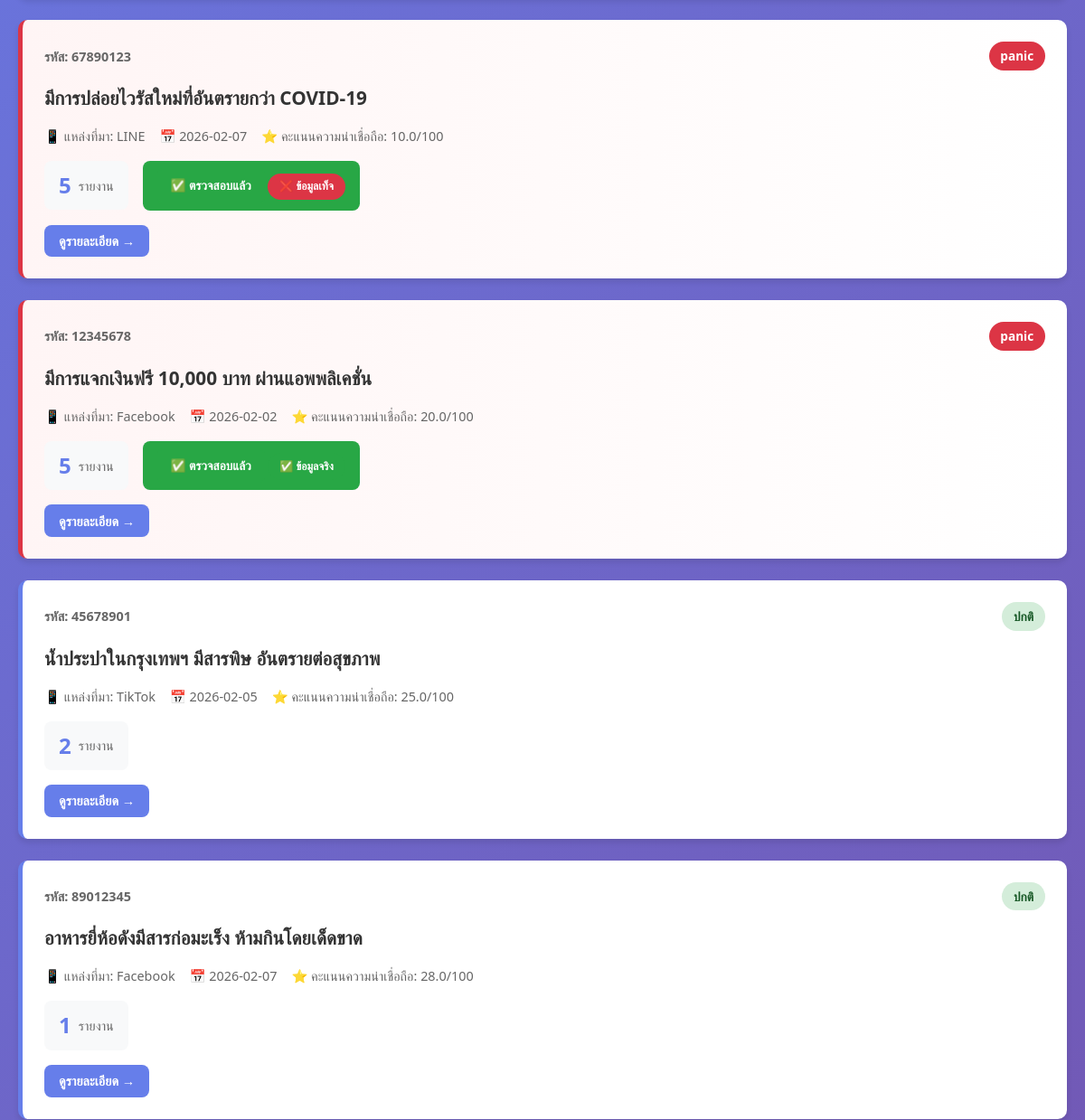
Before: / (middle part) with the older database file.
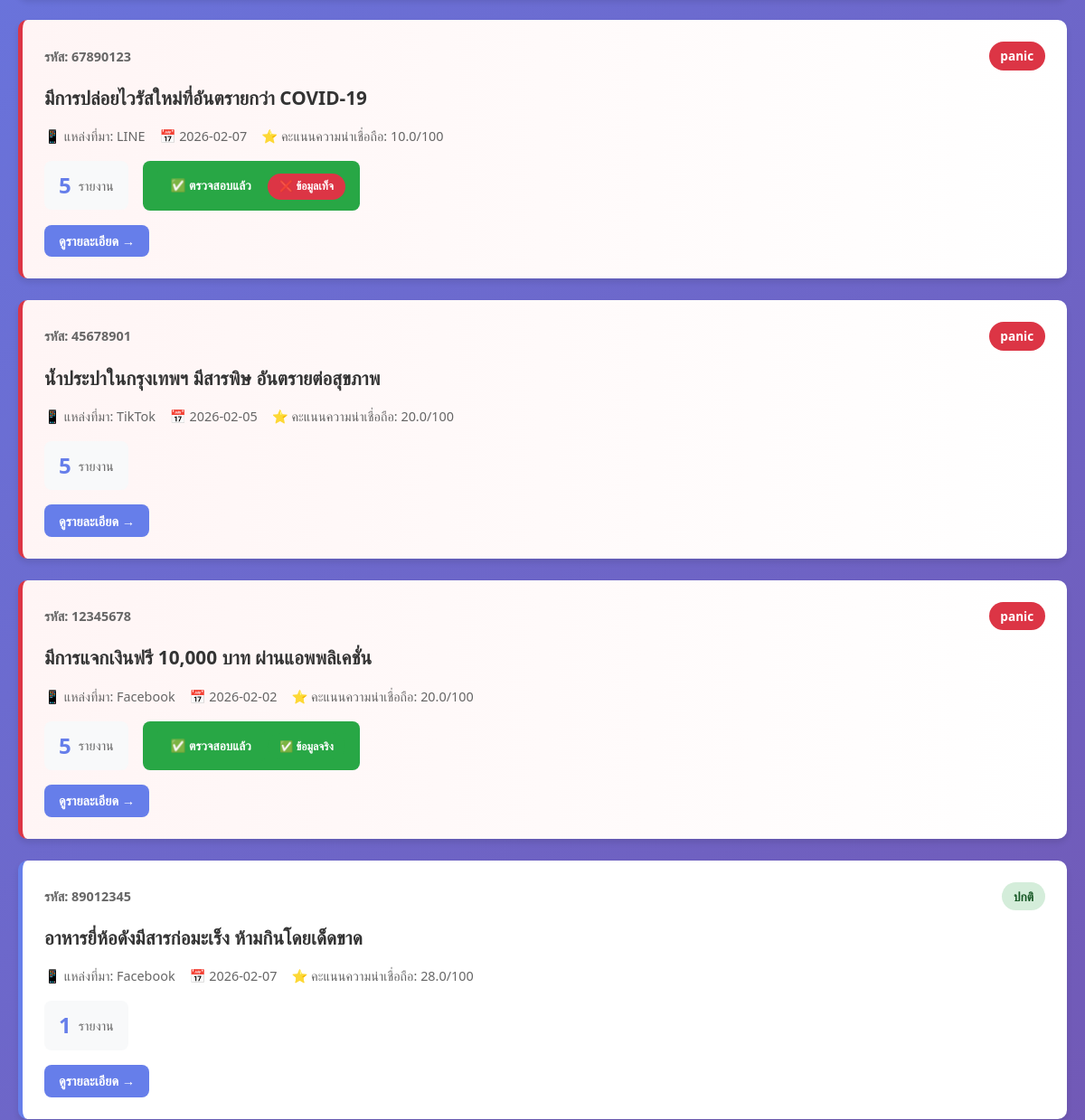
After: the same page with the newer database file.
### tables this page shows
CREATE TABLE Rumour (
            rumour_id INTEGER PRIMARY KEY CHECK(rumour_id >= 10000000 AND rumour_id <= 99999999),
            title TEXT NOT NULL,
            content TEXT,
            source TEXT NOT NULL,
            created_date TEXT NOT NULL,
            credibility_score REAL DEFAULT 50.0,
            status TEXT NOT NULL DEFAULT 'ปกติ' CHECK(status IN ('ปกติ', 'panic')),
            is_verified INTEGER DEFAULT 0,
            verification_result TEXT,
            verified_by INTEGER,
            FOREIGN KEY (verified_by) REFERENCES Users(user_id)
        );

### app.py (the view)
@app.route('/')
def index():
    rumours = RumourModel.get_all_rumours()
    return render_template('index.html', rumours=rumours)

### models/database.py (called while the page is built)
    def get_connection(self):
        return sqlite3.connect(self.db_name)

    def fetch_all(self, query, params=()):
        conn = self.get_connection()
        conn.row_factory = sqlite3.Row
        cursor = conn.cursor()
        cursor.execute(query, params)
        results = cursor.fetchall()
        conn.close()
        return results

### models/rumour.py (called while the page is built)
    @staticmethod
    def get_all_rumours():
        db = Database()
        query = """
            SELECT r.*, COUNT(rep.report_id) as report_count
            FROM Rumour r
            LEFT JOIN Report rep ON r.rumour_id = rep.rumour_id
            GROUP BY r.rumour_id
            ORDER BY report_count DESC, r.created_date DESC
        """
        return db.fetch_all(query)

### templates/index.html (shortened to what this page needs)
<!DOCTYPE html>
<html lang="th">
<head>
    <link rel="stylesheet" href="{{ url_for('static', filename='style.css') }}">
</head>
<body>
    <div class="container">
        <div class="rumour-feed">
            {% for rumour in rumours %}
                <div class="rumour-card {% if rumour.status == 'panic' %}panic{% endif %}">
                    <div class="rumour-header">
                        <span class="rumour-id">รหัส: {{ rumour.rumour_id }}</span>
                        <span class="status-badge status-{{ rumour.status }}">
                            {{ rumour.status }}
                        </span>
                    </div>
                    <h3 class="rumour-title">{{ rumour.title }}</h3>
                    <div class="rumour-info">
                        <span>📱 แหล่งที่มา: {{ rumour.source }}</span>
                        <span>📅 {{ rumour.created_date[:10] }}</span>
                        <span>⭐ คะแนนความน่าเชื่อถือ: {{ rumour.credibility_score }}/100</span>
                    </div>
                    <div class="rumour-stats">
                        <div class="stat">
                            <span class="stat-number">{{ rumour.report_count }}</span>
                            <span class="stat-label">รายงาน</span>
                        </div>
                        {% if rumour.is_verified %}
                            <div class="verified-badge">
                                <span class="badge-verified">✅ ตรวจสอบแล้ว</span>
                                {% if rumour.verification_result == 'ข้อมูลเท็จ' %}
                                    <span class="badge-false">❌ ข้อมูลเท็จ</span>
                                {% elif rumour.verification_result == 'ข้อมูลจริง' %}
                                    <span class="badge-true">✅ ข้อมูลจริง</span>
                                {% endif %}
                            </div>
                        {% endif %}
                    </div>
                    <div class="card-footer">
                        <a href="{{ url_for('detail', rumour_id=rumour.rumour_id) }}" class="btn btn-primary btn-sm">
                            ดูรายละเอียด →
                        </a>
                    </div>
                </div>
            {% endfor %}
        </div>
    </div>
</body>
</html>

Changed rows visible on the page:
changed Rumour "น้ำประปาในกรุงเทพฯ มีสารพิษ อันตรายต่อสุขภาพ": status "ปกติ" → "panic"; credibility_score "25.0" → "20.0"; report_count "2" → "5"; moves up the list
